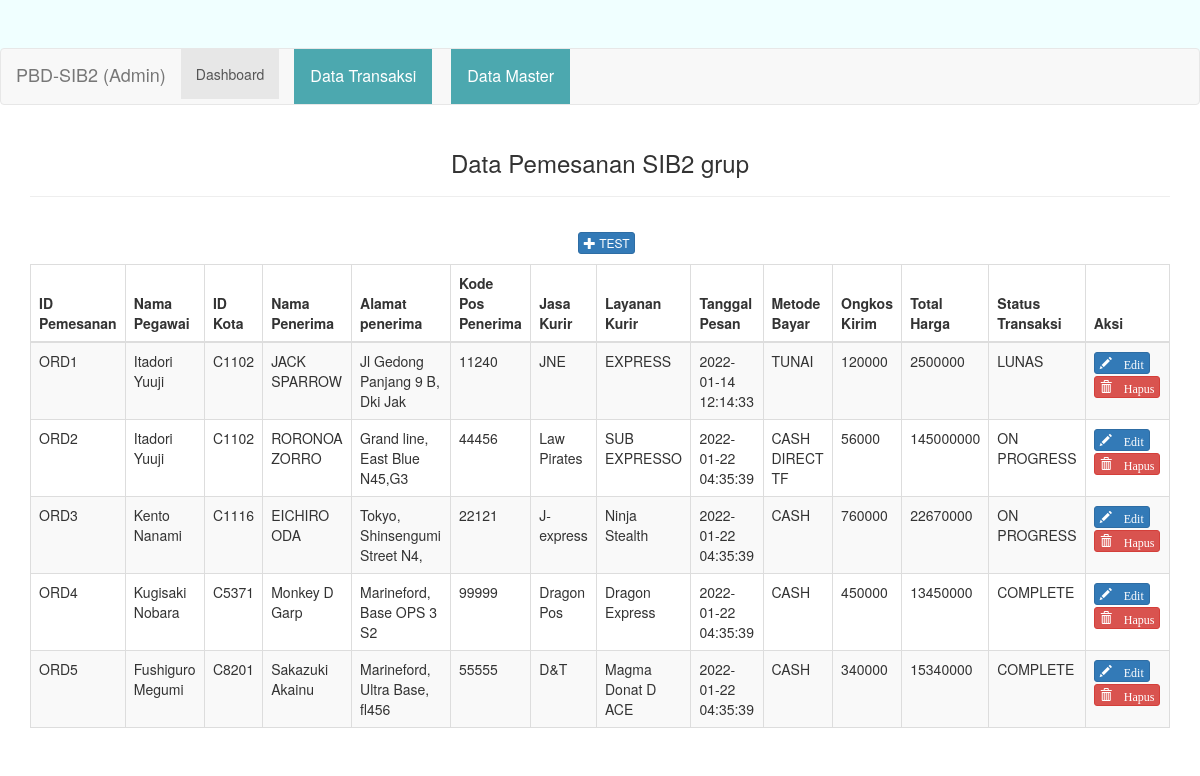
Page /pemesanan.php on the earlier database version.
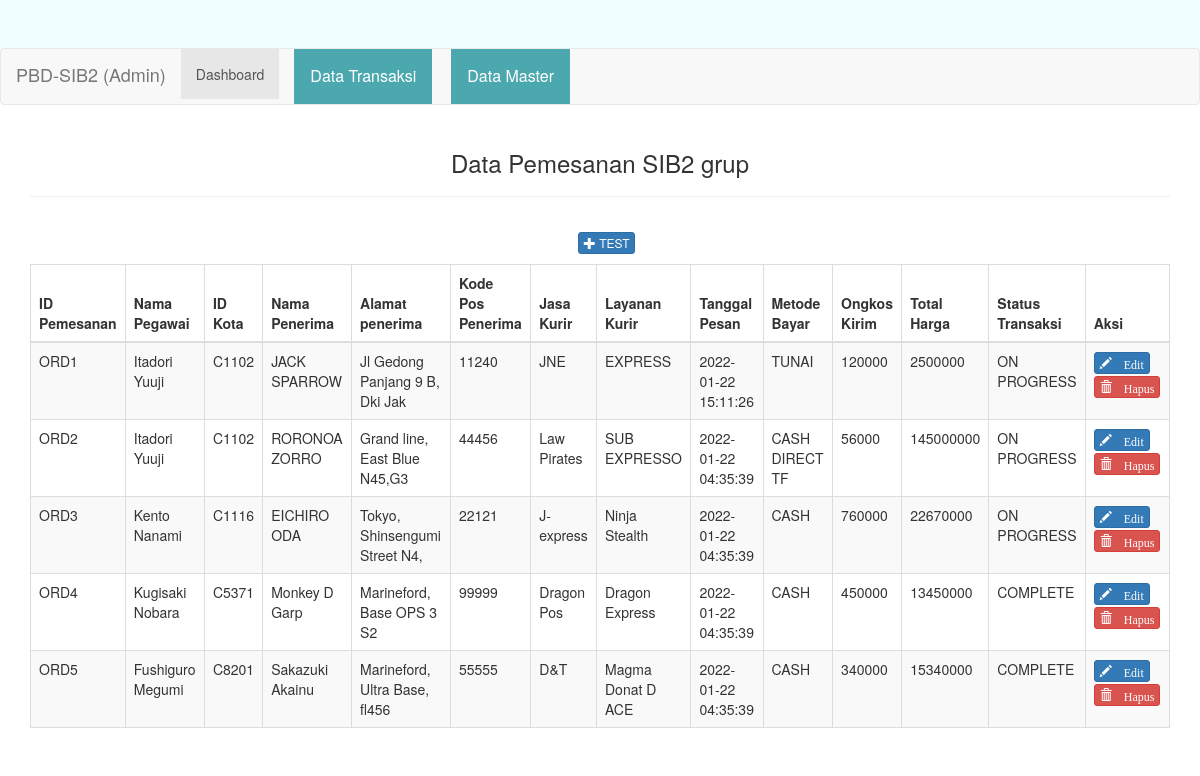
Same page on the later database version.
### tables this page shows
CREATE TABLE `pemesanan` (
  `ID_PEMESANAN` char(5) NOT NULL,
  `ID_PEGAWAI` char(5) NOT NULL,
  `ID_KOTA` char(5) NOT NULL,
  `NAMA_PENERIMA` varchar(30) NOT NULL,
  `ALAMAT_PENERIMA` varchar(30) NOT NULL,
  `KODE_POS_PENERIMA` char(5) NOT NULL,
  `JASA_KURIR` varchar(15) NOT NULL,
  `LAYANAN_KURIR` varchar(50) NOT NULL,
  `TGL_PESAN` timestamp NOT NULL DEFAULT current_timestamp() ON UPDATE current_timestamp(),
  `JENIS_BAYAR` varchar(50) NOT NULL,
  `ONGKOS_KIRIM` decimal(12,0) NOT NULL,
  `TOTAL_HARGA` decimal(12,0) NOT NULL,
  `STATUS_TRANSAKSI` varchar(50) NOT NULL
);

CREATE TABLE `pegawai` (
  `ID_PEGAWAI` char(5) NOT NULL,
  `NAMA_PEGAWAI` varchar(30) NOT NULL,
  `ALAMAT_PEGAWAI` varchar(50) NOT NULL,
  `KODEPOS_PEGAWAI` char(5) NOT NULL,
  `USERNAMEPEG` varchar(15) NOT NULL,
  `PASSWORDPEG` varchar(18) NOT NULL,
  `STATUS_PEGAWAI` char(1) NOT NULL
);

### pemesanan.php (the view, shortened to what this page needs)
<?php
require_once 'config/database.php';
$query = "
SELECT
A.ID_PEMESANAN,
B.NAMA_PEGAWAI,
A.ID_KOTA,
A.NAMA_PENERIMA,
A.ALAMAT_PENERIMA,
A.KODE_POS_PENERIMA,
A.JASA_KURIR,
A.LAYANAN_KURIR,
A.TGL_PESAN,
A.JENIS_BAYAR,
A.ONGKOS_KIRIM,
A.TOTAL_HARGA,
A.STATUS_TRANSAKSI
from pemesanan A INNER JOIN pegawai B
ON A.ID_PEGAWAI=B.ID_PEGAWAI
GROUP BY A.ID_PEMESANAN
";
$sql = mysqli_query($db, $query);
?>
<!DOCTYPE html>
<html>
	<head>
		<link rel="stylesheet" type="text/css" href="asset/css/bootstrap.min.css">
	</head>
	<body>
	<div class="jumbotron text-center" style="background:azure; height: 100px;">
	<nav class="navbar navbar-default">
  <div class="container-fluid">
    <div class="navbar-header">
      <a class="navbar-brand" href="#">PBD-SIB2 (Admin)</a>
    </div>
    <div class="collapse navbar-collapse" id="bs-example-navbar-collapse-1">
      <ul class="nav navbar-nav">
        <li class="active"><a href="./">Dashboard<span class="sr-only">(current)</span></a></li>
		<div class="dropdown">
		<button class="dropbtn" style="margin-left:15px">Data Transaksi</button>
		</div>
		<div class="dropdown">
		<button class="dropbtn" style="margin-left:15px">Data Master</button>
		</div>
      </ul>
    </div>
  </div>
</nav>
	</div>
		<div class="container">
			<div class="row">
				<div class="col-xs-12 col-sm-12 col-md-12">
					<div class="text-center">
						<h3>Data Pemesanan SIB2 grup</h3><hr>
						<p style="padding:10pt 0pt 0pt 10pt;">
							<a href="pages/tambah_domba.php" class="btn btn-xs btn-primary"><span class="glyphicon glyphicon-plus"></span> TEST </a>
						</p>
					</div>
					<div class="table-responsive">
						<table class="table table-striped table-bordered">
							<thead>
								<tr>
									<th>ID Pemesanan</th>
									<th>Nama Pegawai</th>
									<th>ID Kota</th>
									<th>Nama Penerima</th>
									<th>Alamat penerima</th>
									<th>Kode Pos Penerima</th>
									<th>Jasa Kurir</th>
									<th>Layanan Kurir</th>
									<th>Tanggal Pesan</th>
									<th>Metode Bayar</th>
									<th>Ongkos Kirim</th>
									<th>Total Harga</th>
									<th>Status Transaksi</th>
									<th>Aksi</th>
								</tr>
							</thead>
							<tbody>
							<?php foreach ($sql as $member) : ?>
								<tr>
									<td><?php echo $member['ID_PEMESANAN']; ?></td>
									<td><?php echo $member['NAMA_PEGAWAI']; ?></td>
									<td><?php echo $member['ID_KOTA']; ?></td>
									<td><?php echo $member['NAMA_PENERIMA']; ?></td>
									<td><?php echo $member['ALAMAT_PENERIMA']; ?></td>
									<td><?php echo $member['KODE_POS_PENERIMA']; ?></td>
									<td><?php echo $member['JASA_KURIR']; ?></td>
									<td><?php echo $member['LAYANAN_KURIR']; ?></td>
									<td><?php echo $member['TGL_PESAN']; ?></td>
									<td><?php echo $member['JENIS_BAYAR']; ?></td>
									<td><?php echo $member['ONGKOS_KIRIM']; ?></td>
									<td><?php echo $member['TOTAL_HARGA']; ?></td>
									<td><?php echo $member['STATUS_TRANSAKSI']; ?></td>
									<td>
										<a href="pages/edit_domba.php?id=<?php echo $member['ID_PEMESANAN']; ?>
										" class="btn btn-xs btn-primary"><span class="glyphicon glyphicon-pencil"> Edit</span></a>
										<a href="process/hapus_domba_proses.php?id=<?php echo $member['ID_PEMESANAN']; ?>
										" class="btn btn-xs btn-danger"><span class="glyphicon glyphicon-trash"> Hapus</span></a>
									</td>
								</tr>
							<?php endforeach; ?>
							</tbody>
						</table>
					</div>
				</div>
			</div>
		</div>
	</body>
</html>

### pemesanan.php (style rules this page uses)
.dropbtn { background-color: #4ca8af; color: white; padding: 16px; font-size: 16px; border: none; cursor: pointer; }
.dropdown { position: relative; display: inline-block; }

Differences in the rows shown:
changed pemesanan "ORD1": TGL_PESAN "2022-01-14 12:14:33" → "2022-01-22 15:11:26"; STATUS_TRANSAKSI "LUNAS" → "ON PROGRESS"
